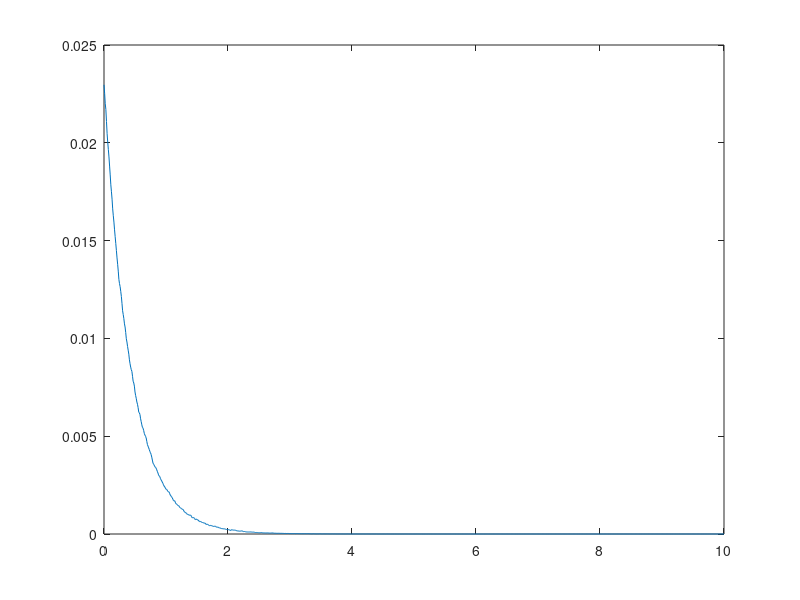

Recreate this plot in MATLAB.
N = 1e6; % num of random points
Z = rand(N, 1).^(-1);

n = 1001; % num of bins
P = zeros(n, 1);
z = logspace(0,10,n)';

for i=1:n
    P(i) = sum(Z < z(i));
end

P = P/N;

figure();
%plot(log10(z), P);


x = log10(z);
y = log10(gradient(P));

plot(log10(z), gradient(P))

hold('on')
%plot(x(1:100), y(1:100))
%polyfit(x(1:100), y(1:100),1)
%plot(x(1:100), -2-0.5*x(1:100))

%polyfit(log10(z), log10(gradient(P)), 1)


%alphaplusone = polyfit(log10(starts),log10(1-bins),1)



% % better attempt
% n = 51;
% bins = zeros(n,1);
% binStarts = logspace(0,10,n+1);
% for i=1:length(bins)
%     tester = (z>binStarts(i)).*(z<binStarts(i+1));
%     bins(i) = sum(tester);
%     binSize = (binStarts(i+1)-binStarts(i));
%     bins(i) = bins(i)/binSize;
%     
% end  
% bins = bins/N;
% starts = log10(binStarts(1:length(bins)));
% log10bins = log10(bins)';
% plot(starts,bins)
% figure()
% plot(starts,log10bins)
% alpha = polyfit(starts,log10bins,1)


% culumative distribution
% n = 1001;
% bins = zeros(n,1);
% starts = logspace(0,10,n)';
% 
% for i=1:n
%     bins(i) = sum(z<starts(i));
%     
% end
% 
% bins = bins/N;
% 
% figure()
% plot(log10(starts),bins)
% 
% figure()
% plot(log10(starts),log10(1-bins))
% alphaplusone = polyfit(log10(starts),log10(1-bins),1)
% 
% 
% 
% 
% density = zeros(n-1,1);
% density(:) = bins(2:n) - bins(1:n-1);
% 
% binStarts = binStarts(1:n-1)';
% density = density./binStarts;
% figure()
% plot(log10(binStarts),density);
% alpha = polyfit(log10(binStarts),log10(density),1)